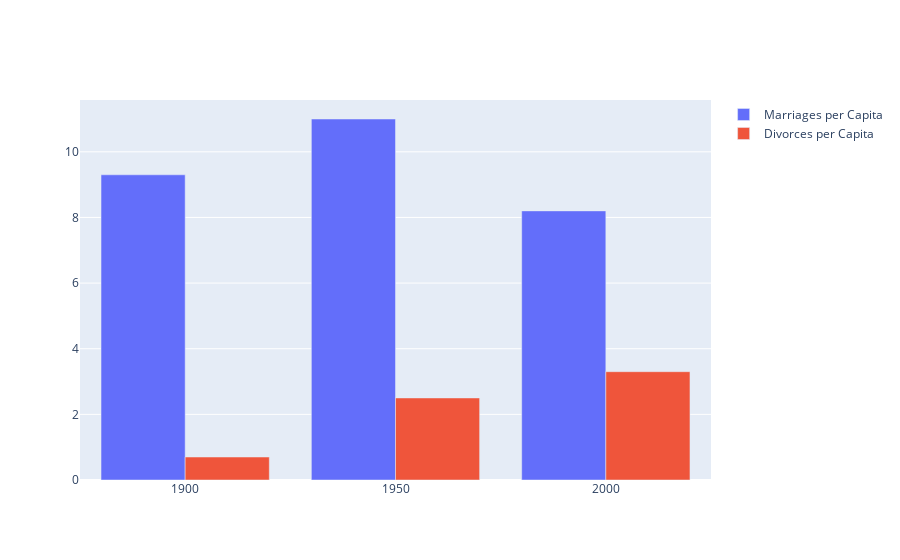

Notebook cell for this chart:
### Markdown cell above
Question 7

### Code cell
# Question 7

import matplotlib.pyplot as plt
%matplotlib inline

allyear = us_mar_div[['Year', 'Marriages_per_1000', 'Divorces_per_1000']]
#allyear
year3_comp = allyear[allyear.Year.isin([1900,1950,2000])]
#SA_4_EIR = shoot_acc[shoot_acc.Team.isin(["England","Italy", "Russia"])]
import plotly.graph_objects as go

fig = go.Figure(data=[
    go.Bar(name='Marriages per Capita', x=year3_comp['Year'], y=year3_comp['Marriages_per_1000']),
    go.Bar(name='Divorces per Capita', x=year3_comp['Year'], y=year3_comp['Divorces_per_1000'])
])
# Change the bar mode
fig.update_layout(barmode='group')
fig.show()

### Figure 1 — Plotly figure (JSON) as saved in the notebook; plotly's stock layout.template omitted (floating-point values rounded to 4 significant figures)
{"data": [{"name": "Marriages per Capita", "type": "bar", "x": [1900, 1950, 2000], "y": [9.3, 11, 8.2]}, {"name": "Divorces per Capita", "type": "bar", "x": [1900, 1950, 2000], "y": [0.7, 2.5, 3.3]}], "layout": {"barmode": "group"}}
